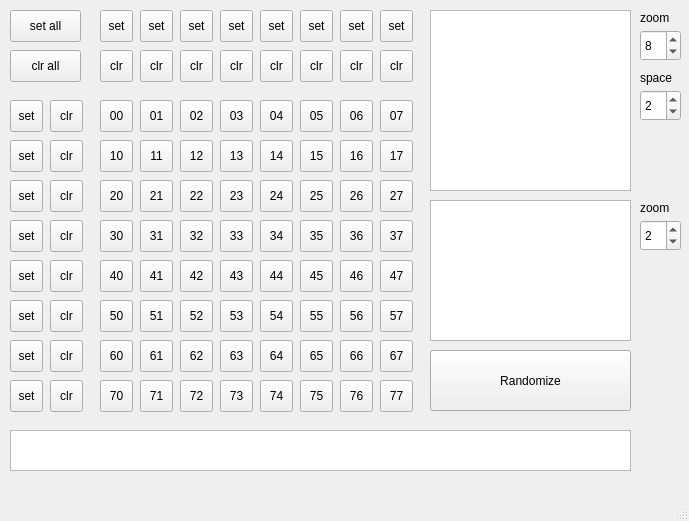
<?xml version="1.0" encoding="UTF-8"?>
<ui version="4.0">
 <class>PatternDrafter</class>
 <widget class="QMainWindow" name="PatternDrafter">
  <property name="geometry">
   <rect>
    <x>0</x>
    <y>0</y>
    <width>689</width>
    <height>521</height>
   </rect>
  </property>
  <property name="windowTitle">
   <string>PatternDrafter</string>
  </property>
  <widget class="QWidget" name="centralwidget">
   <widget class="QToolButton" name="toolButton_00">
    <property name="geometry">
     <rect>
      <x>100</x>
      <y>100</y>
      <width>33</width>
      <height>32</height>
     </rect>
    </property>
    <property name="text">
     <string>00</string>
    </property>
    <property name="checkable">
     <bool>true</bool>
    </property>
   </widget>
   <widget class="QToolButton" name="toolButton_01">
    <property name="geometry">
     <rect>
      <x>140</x>
      <y>100</y>
      <width>33</width>
      <height>32</height>
     </rect>
    </property>
    <property name="text">
     <string>01</string>
    </property>
    <property name="checkable">
     <bool>true</bool>
    </property>
   </widget>
   <widget class="QToolButton" name="toolButton_02">
    <property name="geometry">
     <rect>
      <x>180</x>
      <y>100</y>
      <width>33</width>
      <height>32</height>
     </rect>
    </property>
    <property name="text">
     <string>02</string>
    </property>
    <property name="checkable">
     <bool>true</bool>
    </property>
   </widget>
   <widget class="QToolButton" name="toolButton_03">
    <property name="geometry">
     <rect>
      <x>220</x>
      <y>100</y>
      <width>33</width>
      <height>32</height>
     </rect>
    </property>
    <property name="text">
     <string>03</string>
    </property>
    <property name="checkable">
     <bool>true</bool>
    </property>
   </widget>
   <widget class="QToolButton" name="toolButton_04">
    <property name="geometry">
     <rect>
      <x>260</x>
      <y>100</y>
      <width>33</width>
      <height>32</height>
     </rect>
    </property>
    <property name="text">
     <string>04</string>
    </property>
    <property name="checkable">
     <bool>true</bool>
    </property>
   </widget>
   <widget class="QToolButton" name="toolButton_05">
    <property name="geometry">
     <rect>
      <x>300</x>
      <y>100</y>
      <width>33</width>
      <height>32</height>
     </rect>
    </property>
    <property name="text">
     <string>05</string>
    </property>
    <property name="checkable">
     <bool>true</bool>
    </property>
   </widget>
   <widget class="QToolButton" name="toolButton_06">
    <property name="geometry">
     <rect>
      <x>340</x>
      <y>100</y>
      <width>33</width>
      <height>32</height>
     </rect>
    </property>
    <property name="text">
     <string>06</string>
    </property>
    <property name="checkable">
     <bool>true</bool>
    </property>
   </widget>
   <widget class="QToolButton" name="toolButton_07">
    <property name="geometry">
     <rect>
      <x>380</x>
      <y>100</y>
      <width>33</width>
      <height>32</height>
     </rect>
    </property>
    <property name="text">
     <string>07</string>
    </property>
    <property name="checkable">
     <bool>true</bool>
    </property>
   </widget>
   <widget class="QToolButton" name="toolButton_11">
    <property name="geometry">
     <rect>
      <x>140</x>
      <y>140</y>
      <width>33</width>
      <height>32</height>
     </rect>
    </property>
    <property name="text">
     <string>11</string>
    </property>
    <property name="checkable">
     <bool>true</bool>
    </property>
   </widget>
   <widget class="QToolButton" name="toolButton_12">
    <property name="geometry">
     <rect>
      <x>180</x>
      <y>140</y>
      <width>33</width>
      <height>32</height>
     </rect>
    </property>
    <property name="text">
     <string>12</string>
    </property>
    <property name="checkable">
     <bool>true</bool>
    </property>
   </widget>
   <widget class="QToolButton" name="toolButton_10">
    <property name="geometry">
     <rect>
      <x>100</x>
      <y>140</y>
      <width>33</width>
      <height>32</height>
     </rect>
    </property>
    <property name="text">
     <string>10</string>
    </property>
    <property name="checkable">
     <bool>true</bool>
    </property>
   </widget>
   <widget class="QToolButton" name="toolButton_17">
    <property name="geometry">
     <rect>
      <x>380</x>
      <y>140</y>
      <width>33</width>
      <height>32</height>
     </rect>
    </property>
    <property name="text">
     <string>17</string>
    </property>
    <property name="checkable">
     <bool>true</bool>
    </property>
   </widget>
   <widget class="QToolButton" name="toolButton_14">
    <property name="geometry">
     <rect>
      <x>260</x>
      <y>140</y>
      <width>33</width>
      <height>32</height>
     </rect>
    </property>
    <property name="text">
     <string>14</string>
    </property>
    <property name="checkable">
     <bool>true</bool>
    </property>
   </widget>
   <widget class="QToolButton" name="toolButton_16">
    <property name="geometry">
     <rect>
      <x>340</x>
      <y>140</y>
      <width>33</width>
      <height>32</height>
     </rect>
    </property>
    <property name="text">
     <string>16</string>
    </property>
    <property name="checkable">
     <bool>true</bool>
    </property>
   </widget>
   <widget class="QToolButton" name="toolButton_15">
    <property name="geometry">
     <rect>
      <x>300</x>
      <y>140</y>
      <width>33</width>
      <height>32</height>
     </rect>
    </property>
    <property name="text">
     <string>15</string>
    </property>
    <property name="checkable">
     <bool>true</bool>
    </property>
   </widget>
   <widget class="QToolButton" name="toolButton_13">
    <property name="geometry">
     <rect>
      <x>220</x>
      <y>140</y>
      <width>33</width>
      <height>32</height>
     </rect>
    </property>
    <property name="text">
     <string>13</string>
    </property>
    <property name="checkable">
     <bool>true</bool>
    </property>
   </widget>
   <widget class="QToolButton" name="toolButton_21">
    <property name="geometry">
     <rect>
      <x>140</x>
      <y>180</y>
      <width>33</width>
      <height>32</height>
     </rect>
    </property>
    <property name="text">
     <string>21</string>
    </property>
    <property name="checkable">
     <bool>true</bool>
    </property>
   </widget>
   <widget class="QToolButton" name="toolButton_36">
    <property name="geometry">
     <rect>
      <x>340</x>
      <y>220</y>
      <width>33</width>
      <height>32</height>
     </rect>
    </property>
    <property name="text">
     <string>36</string>
    </property>
    <property name="checkable">
     <bool>true</bool>
    </property>
   </widget>
   <widget class="QToolButton" name="toolButton_22">
    <property name="geometry">
     <rect>
      <x>180</x>
      <y>180</y>
      <width>33</width>
      <height>32</height>
     </rect>
    </property>
    <property name="text">
     <string>22</string>
    </property>
    <property name="checkable">
     <bool>true</bool>
    </property>
   </widget>
   <widget class="QToolButton" name="toolButton_20">
    <property name="geometry">
     <rect>
      <x>100</x>
      <y>180</y>
      <width>33</width>
      <height>32</height>
     </rect>
    </property>
    <property name="text">
     <string>20</string>
    </property>
    <property name="checkable">
     <bool>true</bool>
    </property>
   </widget>
   <widget class="QToolButton" name="toolButton_35">
    <property name="geometry">
     <rect>
      <x>300</x>
      <y>220</y>
      <width>33</width>
      <height>32</height>
     </rect>
    </property>
    <property name="text">
     <string>35</string>
    </property>
    <property name="checkable">
     <bool>true</bool>
    </property>
   </widget>
   <widget class="QToolButton" name="toolButton_34">
    <property name="geometry">
     <rect>
      <x>260</x>
      <y>220</y>
      <width>33</width>
      <height>32</height>
     </rect>
    </property>
    <property name="text">
     <string>34</string>
    </property>
    <property name="checkable">
     <bool>true</bool>
    </property>
   </widget>
   <widget class="QToolButton" name="toolButton_31">
    <property name="geometry">
     <rect>
      <x>140</x>
      <y>220</y>
      <width>33</width>
      <height>32</height>
     </rect>
    </property>
    <property name="text">
     <string>31</string>
    </property>
    <property name="checkable">
     <bool>true</bool>
    </property>
   </widget>
   <widget class="QToolButton" name="toolButton_32">
    <property name="geometry">
     <rect>
      <x>180</x>
      <y>220</y>
      <width>33</width>
      <height>32</height>
     </rect>
    </property>
    <property name="text">
     <string>32</string>
    </property>
    <property name="checkable">
     <bool>true</bool>
    </property>
   </widget>
   <widget class="QToolButton" name="toolButton_33">
    <property name="geometry">
     <rect>
      <x>220</x>
      <y>220</y>
      <width>33</width>
      <height>32</height>
     </rect>
    </property>
    <property name="text">
     <string>33</string>
    </property>
    <property name="checkable">
     <bool>true</bool>
    </property>
   </widget>
   <widget class="QToolButton" name="toolButton_27">
    <property name="geometry">
     <rect>
      <x>380</x>
      <y>180</y>
      <width>33</width>
      <height>32</height>
     </rect>
    </property>
    <property name="text">
     <string>27</string>
    </property>
    <property name="checkable">
     <bool>true</bool>
    </property>
   </widget>
   <widget class="QToolButton" name="toolButton_24">
    <property name="geometry">
     <rect>
      <x>260</x>
      <y>180</y>
      <width>33</width>
      <height>32</height>
     </rect>
    </property>
    <property name="text">
     <string>24</string>
    </property>
    <property name="checkable">
     <bool>true</bool>
    </property>
   </widget>
   <widget class="QToolButton" name="toolButton_26">
    <property name="geometry">
     <rect>
      <x>340</x>
      <y>180</y>
      <width>33</width>
      <height>32</height>
     </rect>
    </property>
    <property name="text">
     <string>26</string>
    </property>
    <property name="checkable">
     <bool>true</bool>
    </property>
   </widget>
   <widget class="QToolButton" name="toolButton_25">
    <property name="geometry">
     <rect>
      <x>300</x>
      <y>180</y>
      <width>33</width>
      <height>32</height>
     </rect>
    </property>
    <property name="text">
     <string>25</string>
    </property>
    <property name="checkable">
     <bool>true</bool>
    </property>
   </widget>
   <widget class="QToolButton" name="toolButton_23">
    <property name="geometry">
     <rect>
      <x>220</x>
      <y>180</y>
      <width>33</width>
      <height>32</height>
     </rect>
    </property>
    <property name="text">
     <string>23</string>
    </property>
    <property name="checkable">
     <bool>true</bool>
    </property>
   </widget>
   <widget class="QToolButton" name="toolButton_37">
    <property name="geometry">
     <rect>
      <x>380</x>
      <y>220</y>
      <width>33</width>
      <height>32</height>
     </rect>
    </property>
    <property name="text">
     <string>37</string>
    </property>
    <property name="checkable">
     <bool>true</bool>
    </property>
   </widget>
   <widget class="QToolButton" name="toolButton_30">
    <property name="geometry">
     <rect>
      <x>100</x>
      <y>220</y>
      <width>33</width>
      <height>32</height>
     </rect>
    </property>
    <property name="text">
     <string>30</string>
    </property>
    <property name="checkable">
     <bool>true</bool>
    </property>
   </widget>
   <widget class="QToolButton" name="toolButton_41">
    <property name="geometry">
     <rect>
      <x>140</x>
      <y>260</y>
      <width>33</width>
      <height>32</height>
     </rect>
    </property>
    <property name="text">
     <string>41</string>
    </property>
    <property name="checkable">
     <bool>true</bool>
    </property>
   </widget>
   <widget class="QToolButton" name="toolButton_56">
    <property name="geometry">
     <rect>
      <x>340</x>
      <y>300</y>
      <width>33</width>
      <height>32</height>
     </rect>
    </property>
    <property name="text">
     <string>56</string>
    </property>
    <property name="checkable">
     <bool>true</bool>
    </property>
   </widget>
   <widget class="QToolButton" name="toolButton_42">
    <property name="geometry">
     <rect>
      <x>180</x>
      <y>260</y>
      <width>33</width>
      <height>32</height>
     </rect>
    </property>
    <property name="text">
     <string>42</string>
    </property>
    <property name="checkable">
     <bool>true</bool>
    </property>
   </widget>
   <widget class="QToolButton" name="toolButton_40">
    <property name="geometry">
     <rect>
      <x>100</x>
      <y>260</y>
      <width>33</width>
      <height>32</height>
     </rect>
    </property>
    <property name="text">
     <string>40</string>
    </property>
    <property name="checkable">
     <bool>true</bool>
    </property>
   </widget>
   <widget class="QToolButton" name="toolButton_60">
    <property name="geometry">
     <rect>
      <x>100</x>
      <y>340</y>
      <width>33</width>
      <height>32</height>
     </rect>
    </property>
    <property name="text">
     <string>60</string>
    </property>
    <property name="checkable">
     <bool>true</bool>
    </property>
   </widget>
   <widget class="QToolButton" name="toolButton_55">
    <property name="geometry">
     <rect>
      <x>300</x>
      <y>300</y>
      <width>33</width>
      <height>32</height>
     </rect>
    </property>
    <property name="text">
     <string>55</string>
    </property>
    <property name="checkable">
     <bool>true</bool>
    </property>
   </widget>
   <widget class="QToolButton" name="toolButton_54">
    <property name="geometry">
     <rect>
      <x>260</x>
      <y>300</y>
      <width>33</width>
      <height>32</height>
     </rect>
    </property>
    <property name="text">
     <string>54</string>
    </property>
    <property name="checkable">
     <bool>true</bool>
    </property>
   </widget>
   <widget class="QToolButton" name="toolButton_73">
    <property name="geometry">
     <rect>
      <x>220</x>
      <y>380</y>
      <width>33</width>
      <height>32</height>
     </rect>
    </property>
    <property name="text">
     <string>73</string>
    </property>
    <property name="checkable">
     <bool>true</bool>
    </property>
   </widget>
   <widget class="QToolButton" name="toolButton_51">
    <property name="geometry">
     <rect>
      <x>140</x>
      <y>300</y>
      <width>33</width>
      <height>32</height>
     </rect>
    </property>
    <property name="text">
     <string>51</string>
    </property>
    <property name="checkable">
     <bool>true</bool>
    </property>
   </widget>
   <widget class="QToolButton" name="toolButton_72">
    <property name="geometry">
     <rect>
      <x>180</x>
      <y>380</y>
      <width>33</width>
      <height>32</height>
     </rect>
    </property>
    <property name="text">
     <string>72</string>
    </property>
    <property name="checkable">
     <bool>true</bool>
    </property>
   </widget>
   <widget class="QToolButton" name="toolButton_66">
    <property name="geometry">
     <rect>
      <x>340</x>
      <y>340</y>
      <width>33</width>
      <height>32</height>
     </rect>
    </property>
    <property name="text">
     <string>66</string>
    </property>
    <property name="checkable">
     <bool>true</bool>
    </property>
   </widget>
   <widget class="QToolButton" name="toolButton_63">
    <property name="geometry">
     <rect>
      <x>220</x>
      <y>340</y>
      <width>33</width>
      <height>32</height>
     </rect>
    </property>
    <property name="text">
     <string>63</string>
    </property>
    <property name="checkable">
     <bool>true</bool>
    </property>
   </widget>
   <widget class="QToolButton" name="toolButton_75">
    <property name="geometry">
     <rect>
      <x>300</x>
      <y>380</y>
      <width>33</width>
      <height>32</height>
     </rect>
    </property>
    <property name="text">
     <string>75</string>
    </property>
    <property name="checkable">
     <bool>true</bool>
    </property>
   </widget>
   <widget class="QToolButton" name="toolButton_61">
    <property name="geometry">
     <rect>
      <x>140</x>
      <y>340</y>
      <width>33</width>
      <height>32</height>
     </rect>
    </property>
    <property name="text">
     <string>61</string>
    </property>
    <property name="checkable">
     <bool>true</bool>
    </property>
   </widget>
   <widget class="QToolButton" name="toolButton_77">
    <property name="geometry">
     <rect>
      <x>380</x>
      <y>380</y>
      <width>33</width>
      <height>32</height>
     </rect>
    </property>
    <property name="text">
     <string>77</string>
    </property>
    <property name="checkable">
     <bool>true</bool>
    </property>
   </widget>
   <widget class="QToolButton" name="toolButton_52">
    <property name="geometry">
     <rect>
      <x>180</x>
      <y>300</y>
      <width>33</width>
      <height>32</height>
     </rect>
    </property>
    <property name="text">
     <string>52</string>
    </property>
    <property name="checkable">
     <bool>true</bool>
    </property>
   </widget>
   <widget class="QToolButton" name="toolButton_53">
    <property name="geometry">
     <rect>
      <x>220</x>
      <y>300</y>
      <width>33</width>
      <height>32</height>
     </rect>
    </property>
    <property name="text">
     <string>53</string>
    </property>
    <property name="checkable">
     <bool>true</bool>
    </property>
   </widget>
   <widget class="QToolButton" name="toolButton_70">
    <property name="geometry">
     <rect>
      <x>100</x>
      <y>380</y>
      <width>33</width>
      <height>32</height>
     </rect>
    </property>
    <property name="text">
     <string>70</string>
    </property>
    <property name="checkable">
     <bool>true</bool>
    </property>
   </widget>
   <widget class="QToolButton" name="toolButton_71">
    <property name="geometry">
     <rect>
      <x>140</x>
      <y>380</y>
      <width>33</width>
      <height>32</height>
     </rect>
    </property>
    <property name="text">
     <string>71</string>
    </property>
    <property name="checkable">
     <bool>true</bool>
    </property>
   </widget>
   <widget class="QToolButton" name="toolButton_65">
    <property name="geometry">
     <rect>
      <x>300</x>
      <y>340</y>
      <width>33</width>
      <height>32</height>
     </rect>
    </property>
    <property name="text">
     <string>65</string>
    </property>
    <property name="checkable">
     <bool>true</bool>
    </property>
   </widget>
   <widget class="QToolButton" name="toolButton_47">
    <property name="geometry">
     <rect>
      <x>380</x>
      <y>260</y>
      <width>33</width>
      <height>32</height>
     </rect>
    </property>
    <property name="text">
     <string>47</string>
    </property>
    <property name="checkable">
     <bool>true</bool>
    </property>
   </widget>
   <widget class="QToolButton" name="toolButton_44">
    <property name="geometry">
     <rect>
      <x>260</x>
      <y>260</y>
      <width>33</width>
      <height>32</height>
     </rect>
    </property>
    <property name="text">
     <string>44</string>
    </property>
    <property name="checkable">
     <bool>true</bool>
    </property>
   </widget>
   <widget class="QToolButton" name="toolButton_46">
    <property name="geometry">
     <rect>
      <x>340</x>
      <y>260</y>
      <width>33</width>
      <height>32</height>
     </rect>
    </property>
    <property name="text">
     <string>46</string>
    </property>
    <property name="checkable">
     <bool>true</bool>
    </property>
   </widget>
   <widget class="QToolButton" name="toolButton_67">
    <property name="geometry">
     <rect>
      <x>380</x>
      <y>340</y>
      <width>33</width>
      <height>32</height>
     </rect>
    </property>
    <property name="text">
     <string>67</string>
    </property>
    <property name="checkable">
     <bool>true</bool>
    </property>
   </widget>
   <widget class="QToolButton" name="toolButton_62">
    <property name="geometry">
     <rect>
      <x>180</x>
      <y>340</y>
      <width>33</width>
      <height>32</height>
     </rect>
    </property>
    <property name="text">
     <string>62</string>
    </property>
    <property name="checkable">
     <bool>true</bool>
    </property>
   </widget>
   <widget class="QToolButton" name="toolButton_45">
    <property name="geometry">
     <rect>
      <x>300</x>
      <y>260</y>
      <width>33</width>
      <height>32</height>
     </rect>
    </property>
    <property name="text">
     <string>45</string>
    </property>
    <property name="checkable">
     <bool>true</bool>
    </property>
   </widget>
   <widget class="QToolButton" name="toolButton_64">
    <property name="geometry">
     <rect>
      <x>260</x>
      <y>340</y>
      <width>33</width>
      <height>32</height>
     </rect>
    </property>
    <property name="text">
     <string>64</string>
    </property>
    <property name="checkable">
     <bool>true</bool>
    </property>
   </widget>
   <widget class="QToolButton" name="toolButton_43">
    <property name="geometry">
     <rect>
      <x>220</x>
      <y>260</y>
      <width>33</width>
      <height>32</height>
     </rect>
    </property>
    <property name="text">
     <string>43</string>
    </property>
    <property name="checkable">
     <bool>true</bool>
    </property>
   </widget>
   <widget class="QToolButton" name="toolButton_57">
    <property name="geometry">
     <rect>
      <x>380</x>
      <y>300</y>
      <width>33</width>
      <height>32</height>
     </rect>
    </property>
    <property name="text">
     <string>57</string>
    </property>
    <property name="checkable">
     <bool>true</bool>
    </property>
   </widget>
   <widget class="QToolButton" name="toolButton_50">
    <property name="geometry">
     <rect>
      <x>100</x>
      <y>300</y>
      <width>33</width>
      <height>32</height>
     </rect>
    </property>
    <property name="text">
     <string>50</string>
    </property>
    <property name="checkable">
     <bool>true</bool>
    </property>
   </widget>
   <widget class="QToolButton" name="toolButton_76">
    <property name="geometry">
     <rect>
      <x>340</x>
      <y>380</y>
      <width>33</width>
      <height>32</height>
     </rect>
    </property>
    <property name="text">
     <string>76</string>
    </property>
    <property name="checkable">
     <bool>true</bool>
    </property>
   </widget>
   <widget class="QToolButton" name="toolButton_74">
    <property name="geometry">
     <rect>
      <x>260</x>
      <y>380</y>
      <width>33</width>
      <height>32</height>
     </rect>
    </property>
    <property name="text">
     <string>74</string>
    </property>
    <property name="checkable">
     <bool>true</bool>
    </property>
   </widget>
   <widget class="QTextEdit" name="textEdit">
    <property name="geometry">
     <rect>
      <x>10</x>
      <y>430</y>
      <width>621</width>
      <height>41</height>
     </rect>
    </property>
   </widget>
   <widget class="QToolButton" name="toolButton_setX0">
    <property name="geometry">
     <rect>
      <x>100</x>
      <y>10</y>
      <width>33</width>
      <height>32</height>
     </rect>
    </property>
    <property name="text">
     <string>set</string>
    </property>
   </widget>
   <widget class="QToolButton" name="toolButton_clrX0">
    <property name="geometry">
     <rect>
      <x>100</x>
      <y>50</y>
      <width>33</width>
      <height>32</height>
     </rect>
    </property>
    <property name="text">
     <string>clr</string>
    </property>
   </widget>
   <widget class="QToolButton" name="toolButton_clrX1">
    <property name="geometry">
     <rect>
      <x>140</x>
      <y>50</y>
      <width>33</width>
      <height>32</height>
     </rect>
    </property>
    <property name="text">
     <string>clr</string>
    </property>
   </widget>
   <widget class="QToolButton" name="toolButton_setX1">
    <property name="geometry">
     <rect>
      <x>140</x>
      <y>10</y>
      <width>33</width>
      <height>32</height>
     </rect>
    </property>
    <property name="text">
     <string>set</string>
    </property>
   </widget>
   <widget class="QToolButton" name="toolButton_clrX2">
    <property name="geometry">
     <rect>
      <x>180</x>
      <y>50</y>
      <width>33</width>
      <height>32</height>
     </rect>
    </property>
    <property name="text">
     <string>clr</string>
    </property>
   </widget>
   <widget class="QToolButton" name="toolButton_setX2">
    <property name="geometry">
     <rect>
      <x>180</x>
      <y>10</y>
      <width>33</width>
      <height>32</height>
     </rect>
    </property>
    <property name="text">
     <string>set</string>
    </property>
   </widget>
   <widget class="QToolButton" name="toolButton_clrX3">
    <property name="geometry">
     <rect>
      <x>220</x>
      <y>50</y>
      <width>33</width>
      <height>32</height>
     </rect>
    </property>
    <property name="text">
     <string>clr</string>
    </property>
   </widget>
   <widget class="QToolButton" name="toolButton_setX3">
    <property name="geometry">
     <rect>
      <x>220</x>
      <y>10</y>
      <width>33</width>
      <height>32</height>
     </rect>
    </property>
    <property name="text">
     <string>set</string>
    </property>
   </widget>
   <widget class="QToolButton" name="toolButton_clrX4">
    <property name="geometry">
     <rect>
      <x>260</x>
      <y>50</y>
      <width>33</width>
      <height>32</height>
     </rect>
    </property>
    <property name="text">
     <string>clr</string>
    </property>
   </widget>
   <widget class="QToolButton" name="toolButton_setX4">
    <property name="geometry">
     <rect>
      <x>260</x>
      <y>10</y>
      <width>33</width>
      <height>32</height>
     </rect>
    </property>
    <property name="text">
     <string>set</string>
    </property>
   </widget>
   <widget class="QToolButton" name="toolButton_clrX5">
    <property name="geometry">
     <rect>
      <x>300</x>
      <y>50</y>
      <width>33</width>
      <height>32</height>
     </rect>
    </property>
    <property name="text">
     <string>clr</string>
    </property>
   </widget>
   <widget class="QToolButton" name="toolButton_setX5">
    <property name="geometry">
     <rect>
      <x>300</x>
      <y>10</y>
      <width>33</width>
      <height>32</height>
     </rect>
    </property>
    <property name="text">
     <string>set</string>
    </property>
   </widget>
   <widget class="QToolButton" name="toolButton_clrX6">
    <property name="geometry">
     <rect>
      <x>340</x>
      <y>50</y>
      <width>33</width>
      <height>32</height>
     </rect>
    </property>
    <property name="text">
     <string>clr</string>
    </property>
   </widget>
   <widget class="QToolButton" name="toolButton_setX6">
    <property name="geometry">
     <rect>
      <x>340</x>
      <y>10</y>
      <width>33</width>
      <height>32</height>
     </rect>
    </property>
    <property name="text">
     <string>set</string>
    </property>
   </widget>
   <widget class="QToolButton" name="toolButton_clrX7">
    <property name="geometry">
     <rect>
      <x>380</x>
      <y>50</y>
      <width>33</width>
      <height>32</height>
     </rect>
    </property>
    <property name="text">
     <string>clr</string>
    </property>
   </widget>
   <widget class="QToolButton" name="toolButton_setX7">
    <property name="geometry">
     <rect>
      <x>380</x>
      <y>10</y>
      <width>33</width>
      <height>32</height>
     </rect>
    </property>
    <property name="text">
     <string>set</string>
    </property>
   </widget>
   <widget class="QToolButton" name="toolButton_clr0X">
    <property name="geometry">
     <rect>
      <x>50</x>
      <y>100</y>
      <width>33</width>
      <height>32</height>
     </rect>
    </property>
    <property name="text">
     <string>clr</string>
    </property>
   </widget>
   <widget class="QToolButton" name="toolButton_set0X">
    <property name="geometry">
     <rect>
      <x>10</x>
      <y>100</y>
      <width>33</width>
      <height>32</height>
     </rect>
    </property>
    <property name="text">
     <string>set</string>
    </property>
   </widget>
   <widget class="QToolButton" name="toolButton_set1X">
    <property name="geometry">
     <rect>
      <x>10</x>
      <y>140</y>
      <width>33</width>
      <height>32</height>
     </rect>
    </property>
    <property name="text">
     <string>set</string>
    </property>
   </widget>
   <widget class="QToolButton" name="toolButton_clr1X">
    <property name="geometry">
     <rect>
      <x>50</x>
      <y>140</y>
      <width>33</width>
      <height>32</height>
     </rect>
    </property>
    <property name="text">
     <string>clr</string>
    </property>
   </widget>
   <widget class="QToolButton" name="toolButton_set2X">
    <property name="geometry">
     <rect>
      <x>10</x>
      <y>180</y>
      <width>33</width>
      <height>32</height>
     </rect>
    </property>
    <property name="text">
     <string>set</string>
    </property>
   </widget>
   <widget class="QToolButton" name="toolButton_clr2X">
    <property name="geometry">
     <rect>
      <x>50</x>
      <y>180</y>
      <width>33</width>
      <height>32</height>
     </rect>
    </property>
    <property name="text">
     <string>clr</string>
    </property>
   </widget>
   <widget class="QToolButton" name="toolButton_set3X">
    <property name="geometry">
     <rect>
      <x>10</x>
      <y>220</y>
      <width>33</width>
      <height>32</height>
     </rect>
    </property>
    <property name="text">
     <string>set</string>
    </property>
   </widget>
   <widget class="QToolButton" name="toolButton_clr3X">
    <property name="geometry">
     <rect>
      <x>50</x>
      <y>220</y>
      <width>33</width>
      <height>32</height>
     </rect>
    </property>
    <property name="text">
     <string>clr</string>
    </property>
   </widget>
   <widget class="QToolButton" name="toolButton_clr4X">
    <property name="geometry">
     <rect>
      <x>50</x>
      <y>260</y>
      <width>33</width>
      <height>32</height>
     </rect>
    </property>
    <property name="text">
     <string>clr</string>
    </property>
   </widget>
   <widget class="QToolButton" name="toolButton_clr5X">
    <property name="geometry">
     <rect>
      <x>50</x>
      <y>300</y>
      <width>33</width>
      <height>32</height>
     </rect>
    </property>
    <property name="text">
     <string>clr</string>
    </property>
   </widget>
   <widget class="QToolButton" name="toolButton_set4X">
    <property name="geometry">
     <rect>
      <x>10</x>
      <y>260</y>
      <width>33</width>
      <height>32</height>
     </rect>
    </property>
    <property name="text">
     <string>set</string>
    </property>
   </widget>
   <widget class="QToolButton" name="toolButton_clr6X">
    <property name="geometry">
     <rect>
      <x>50</x>
      <y>340</y>
      <width>33</width>
      <height>32</height>
     </rect>
    </property>
    <property name="text">
     <string>clr</string>
    </property>
   </widget>
   <widget class="QToolButton" name="toolButton_set5X">
    <property name="geometry">
     <rect>
      <x>10</x>
      <y>300</y>
      <width>33</width>
      <height>32</height>
     </rect>
    </property>
    <property name="text">
     <string>set</string>
    </property>
   </widget>
   <widget class="QToolButton" name="toolButton_set7X">
    <property name="geometry">
     <rect>
      <x>10</x>
      <y>380</y>
      <width>33</width>
      <height>32</height>
     </rect>
    </property>
    <property name="text">
     <string>set</string>
    </property>
   </widget>
   <widget class="QToolButton" name="toolButton_clr7X">
    <property name="geometry">
     <rect>
      <x>50</x>
      <y>380</y>
      <width>33</width>
      <height>32</height>
     </rect>
    </property>
    <property name="text">
     <string>clr</string>
    </property>
   </widget>
   <widget class="QToolButton" name="toolButton_set6X">
    <property name="geometry">
     <rect>
      <x>10</x>
      <y>340</y>
      <width>33</width>
      <height>32</height>
     </rect>
    </property>
    <property name="text">
     <string>set</string>
    </property>
   </widget>
   <widget class="QToolButton" name="toolButton_setAll">
    <property name="geometry">
     <rect>
      <x>10</x>
      <y>10</y>
      <width>71</width>
      <height>32</height>
     </rect>
    </property>
    <property name="text">
     <string>set all</string>
    </property>
   </widget>
   <widget class="QToolButton" name="toolButton_clrAll">
    <property name="geometry">
     <rect>
      <x>10</x>
      <y>50</y>
      <width>71</width>
      <height>32</height>
     </rect>
    </property>
    <property name="text">
     <string>clr all</string>
    </property>
   </widget>
   <widget class="QGraphicsView" name="graphicsView_pattern">
    <property name="geometry">
     <rect>
      <x>430</x>
      <y>10</y>
      <width>201</width>
      <height>181</height>
     </rect>
    </property>
   </widget>
   <widget class="QSpinBox" name="spinBox_pixelSpacing_pattern">
    <property name="geometry">
     <rect>
      <x>640</x>
      <y>90</y>
      <width>41</width>
      <height>31</height>
     </rect>
    </property>
    <property name="value">
     <number>2</number>
    </property>
   </widget>
   <widget class="QLabel" name="label_pixelSpacing_pattern">
    <property name="geometry">
     <rect>
      <x>640</x>
      <y>70</y>
      <width>41</width>
      <height>16</height>
     </rect>
    </property>
    <property name="text">
     <string>space</string>
    </property>
   </widget>
   <widget class="QLabel" name="label_zoomFactor_pattern">
    <property name="geometry">
     <rect>
      <x>640</x>
      <y>10</y>
      <width>31</width>
      <height>16</height>
     </rect>
    </property>
    <property name="text">
     <string>zoom</string>
    </property>
   </widget>
   <widget class="QSpinBox" name="spinBox_zoomFactor_pattern">
    <property name="geometry">
     <rect>
      <x>640</x>
      <y>30</y>
      <width>41</width>
      <height>31</height>
     </rect>
    </property>
    <property name="minimum">
     <number>1</number>
    </property>
    <property name="value">
     <number>8</number>
    </property>
   </widget>
   <widget class="QToolButton" name="toolButton_randomize">
    <property name="geometry">
     <rect>
      <x>430</x>
      <y>350</y>
      <width>201</width>
      <height>61</height>
     </rect>
    </property>
    <property name="text">
     <string>Randomize</string>
    </property>
   </widget>
   <widget class="QGraphicsView" name="graphicsView_preview">
    <property name="geometry">
     <rect>
      <x>430</x>
      <y>200</y>
      <width>201</width>
      <height>141</height>
     </rect>
    </property>
   </widget>
   <widget class="QSpinBox" name="spinBox_zoomFactor_preview">
    <property name="geometry">
     <rect>
      <x>640</x>
      <y>220</y>
      <width>41</width>
      <height>31</height>
     </rect>
    </property>
    <property name="minimum">
     <number>1</number>
    </property>
    <property name="value">
     <number>2</number>
    </property>
   </widget>
   <widget class="QLabel" name="label_zoomFactor_preview">
    <property name="geometry">
     <rect>
      <x>640</x>
      <y>200</y>
      <width>31</width>
      <height>16</height>
     </rect>
    </property>
    <property name="text">
     <string>zoom</string>
    </property>
   </widget>
  </widget>
  <widget class="QMenuBar" name="menubar">
   <property name="geometry">
    <rect>
     <x>0</x>
     <y>0</y>
     <width>689</width>
     <height>20</height>
    </rect>
   </property>
  </widget>
  <widget class="QStatusBar" name="statusbar"/>
 </widget>
 <resources/>
 <connections/>
</ui>
